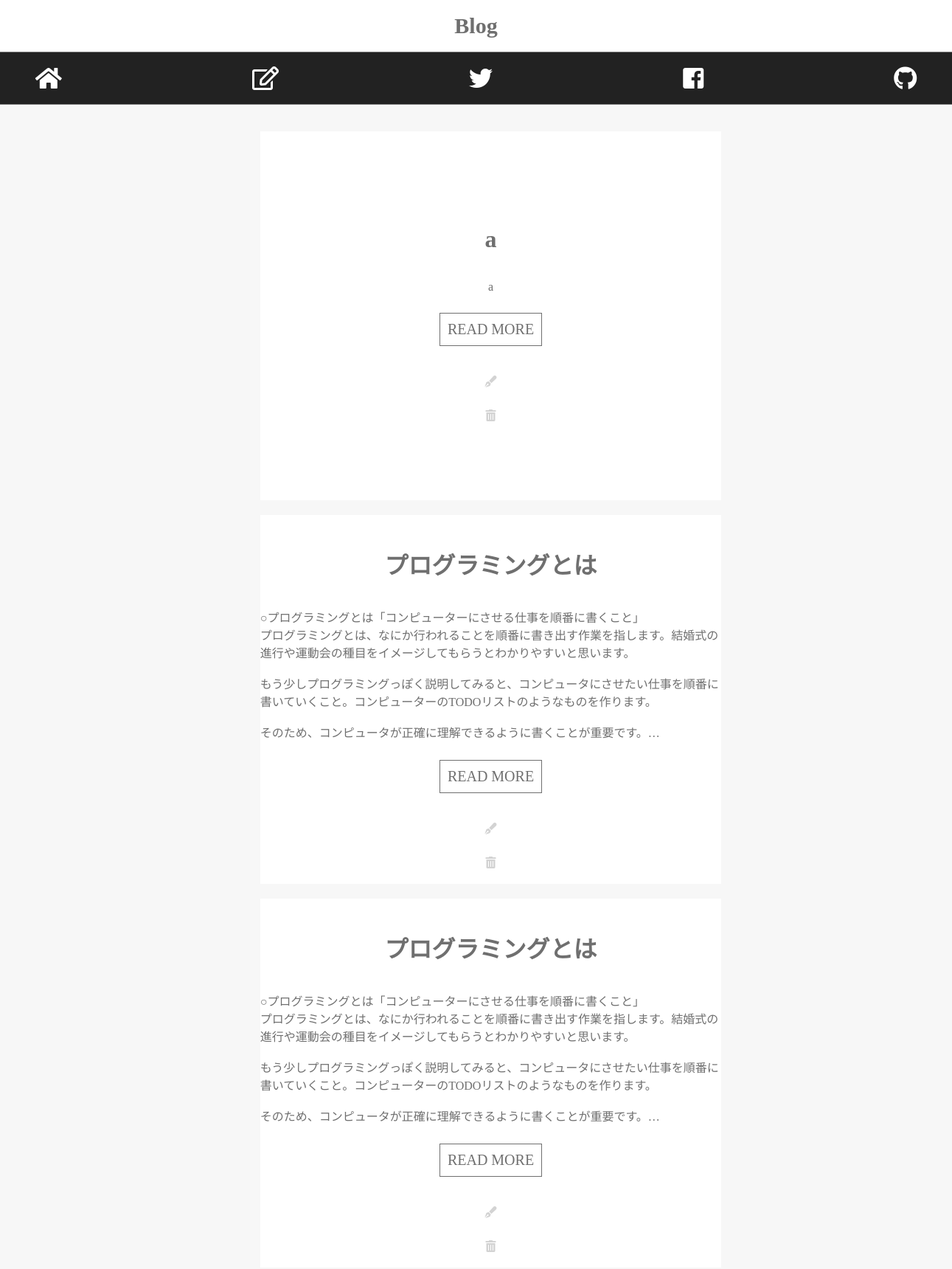
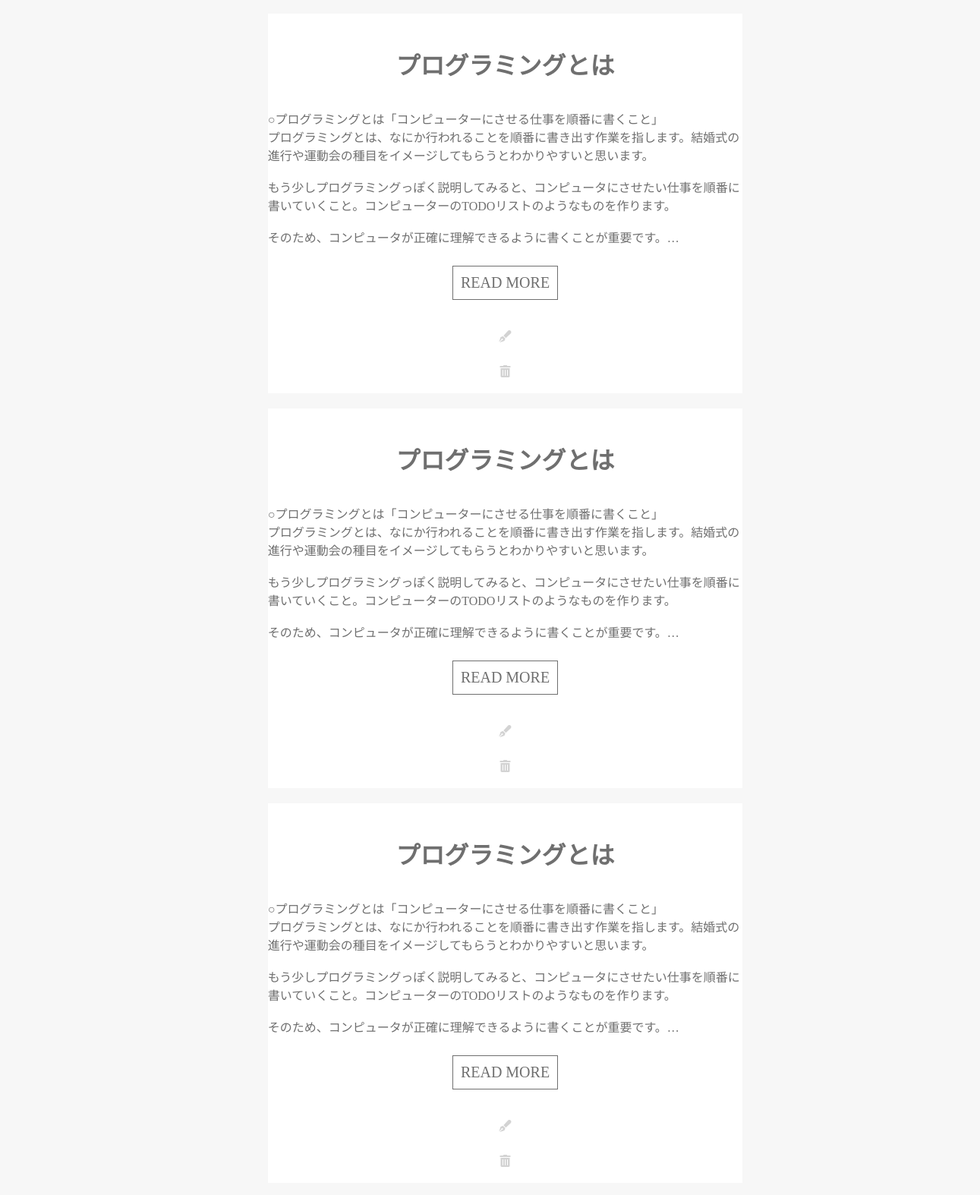
The app's page /read.php with its own data (2 pictures, top to bottom).
### tables this page shows
CREATE TABLE `blog_table` (
  `id` int(12) NOT NULL,
  `title` varchar(128) NOT NULL,
  `body` varchar(10000) NOT NULL,
  `deadline` date NOT NULL,
  `created_at` date NOT NULL,
  `updated_at` datetime NOT NULL
);

### read.php (the view, shortened to what this page needs)
<?php
$pdo = connect_to_db();
$sql = 'SELECT * FROM blog_table';
$stmt = $pdo->prepare($sql);
$status = $stmt->execute();
if ($status == false) {
  $error = $stmt->errorInfo();
  echo json_encode(["error_msg" => "{$error[2]}"]);
  exit();
} else {
  $result = $stmt->fetchAll(PDO::FETCH_ASSOC);
  $output = "";
  foreach ($result as $record) {
    $output .= "<li class='post'>";
    $output .= "<h1>{$record["title"]}</h1>";
    $output .= "<p style='display: -webkit-box; -webkit-box-orient: vertical; -webkit-line-clamp: 8; overflow: hidden; '>{$record["body"]}</p>";
    $output .= "<a class='read-more' href='items.php?id={$record["id"]}'>READ MORE</a>";
    $output .= "<a class='fas fa-pen-fancy' href='edit.php?id={$record["id"]}' style='padding: 30px 0; text-decoration: none;'></a>";
    $output .= "<a class='fas fa-trash-alt' href='delete.php?id={$record["id"]}' style='text-decoration: none;'></a>";
    $output .= "</li>";
  }
}
?>
<!DOCTYPE html>
<html lang="ja">
<head>
  <link rel="stylesheet" href="css/read.css">
  <link href="https://use.fontawesome.com/releases/v5.6.1/css/all.css" rel="stylesheet">
</head>
<body>
  <header>
    <div class="header-title">
      <p>Blog</p>
    </div>
  </header>
  <div class="container">
    <a class="fas fa-home fa-2x" href="read.php" style="color: #fff; text-decoration: none; padding: 0 10%;"></a>
    <a class="far fa-edit fa-2x" href="input.php" style="color: #fff; text-decoration: none; padding: 0 10%;"></a>
    <a class="fab fa-twitter fa-2x" href="https://twitter.com/taisei_ide" style="color: #fff; text-decoration: none; padding: 0 10%;"></a>
    <a class="fab fa-facebook-square fa-2x" href="https://www.facebook.com/profile.php?id=100004433554720" style="color: #fff; text-decoration: none; padding: 0 10%;"></a>
    <a class="fab fa-github fa-2x" href="https://github.com/taisei-ide-0123" style="color: #fff; text-decoration: none; padding: 0 10%;"></a>
  </div>
  <ul>
    <?= $output ?>
  </ul>
</body>
</html>

### css/read.css (style rules this page uses)
body { margin: 0; background-color: #f7f7f7; }
header { width: 100%; height: 70px; color: #6f6f6f; background-color: #fff; border-bottom: 1px solid grey; display: flex; justify-content: center; align-items: center; }
.header-title p { font-weight: bold; font-size: 30px; }
.container { width: 100%; height: 70px; color: #fff; background-color: #222; border-bottom: 1px solid grey; display: flex; justify-content: center; align-items: center; }
.container a { padding: 0, 40px; }
ul { display: flex; justify-content: center; align-items: center; flex-direction: column-reverse; }
.post { list-style: none; width: 50%; height: 500px; background: #fff; display: flex; justify-content: center; align-items: center; flex-direction: column; color: #6f6f6f; margin-top: 20px; }
.read-more { text-decoration: none; color: #6f6f6f; font-size: 20px; border: 1px solid #6f6f6f; margin: 10px; padding: 10px; }
.fa-pen-fancy:before { color: lightgrey; }
.fa-trash-alt:before { color: lightgrey; }

### records on screen
blog_table: title "プログラミングとは", body "○プログラミングとは「コンピューターにさせる仕事を順番に書くこと」 プログラミングとは、なにか行われることを順番に書き出す作業を指します。結婚式の進行や運動会の種目をイメージしてもらうとわかりやすいと思います。 もう少しプログラミングっぽく説明してみると、コンピュータにさせたい仕事を順番に書いていくこと。コンピューターのTODOリストのようなものを作ります。 そのため、コンピュータが正確に理解できるように書くことが重要です。"
blog_table: title "プログラミングとは", body "○プログラミングとは「コンピューターにさせる仕事を順番に書くこと」 プログラミングとは、なにか行われることを順番に書き出す作業を指します。結婚式の進行や運動会の種目をイメージしてもらうとわかりやすいと思います。 もう少しプログラミングっぽく説明してみると、コンピュータにさせたい仕事を順番に書いていくこと。コンピューターのTODOリストのようなものを作ります。 そのため、コンピュータが正確に理解できるように書くことが重要です。"
blog_table: title "プログラミングとは", body "○プログラミングとは「コンピューターにさせる仕事を順番に書くこと」 プログラミングとは、なにか行われることを順番に書き出す作業を指します。結婚式の進行や運動会の種目をイメージしてもらうとわかりやすいと思います。 もう少しプログラミングっぽく説明してみると、コンピュータにさせたい仕事を順番に書いていくこと。コンピューターのTODOリストのようなものを作ります。 そのため、コンピュータが正確に理解できるように書くことが重要です。"
blog_table: title "プログラミングとは", body "○プログラミングとは「コンピューターにさせる仕事を順番に書くこと」 プログラミングとは、なにか行われることを順番に書き出す作業を指します。結婚式の進行や運動会の種目をイメージしてもらうとわかりやすいと思います。 もう少しプログラミングっぽく説明してみると、コンピュータにさせたい仕事を順番に書いていくこと。コンピューターのTODOリストのようなものを作ります。 そのため、コンピュータが正確に理解できるように書くことが重要です。"
blog_table: title "プログラミングとは", body "○プログラミングとは「コンピューターにさせる仕事を順番に書くこと」 プログラミングとは、なにか行われることを順番に書き出す作業を指します。結婚式の進行や運動会の種目をイメージしてもらうとわかりやすいと思います。 もう少しプログラミングっぽく説明してみると、コンピュータにさせたい仕事を順番に書いていくこと。コンピューターのTODOリストのようなものを作ります。 そのため、コンピュータが正確に理解できるように書くことが重要です。"
blog_table: title "a", body "a"
